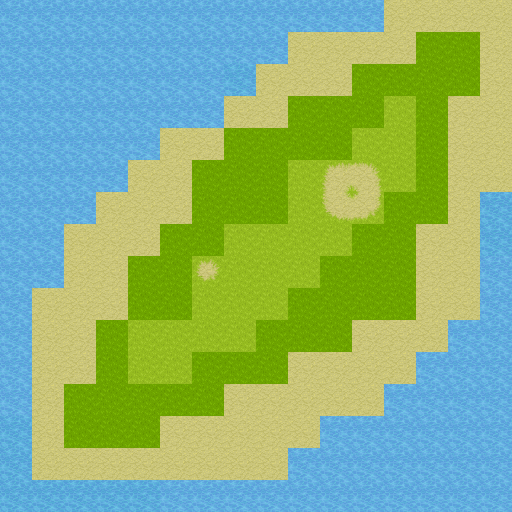

The image is a tile-based game level rendered from a .tmx file. Its description and complete source (layers, tilesets, objects, tile grids) follow:
An orthogonal 16x16 tile map with 32x32 px tiles, 1 tile layer (Tile Layer 1), 2 tilesets.

<map version="1.8" tiledversion="1.8.4" orientation="orthogonal" renderorder="right-down" width="16" height="16" tilewidth="32" tileheight="32" infinite="0" nextlayerid="2" nextobjectid="1">
 <tileset firstgid="1" source="[A]Grass_pipo.tsx" />
 <tileset firstgid="529" source="[A]Water_pipo.tsx" />
 <layer id="1" name="Tile Layer 1" width="16" height="16">
  <data encoding="csv">
983,983,983,983,983,983,983,983,983,983,983,983,15,15,15,15,
983,983,983,983,983,983,983,983,983,15,15,15,15,207,207,15,
983,983,983,983,983,983,983,3287,15,15,15,207,207,207,207,15,
983,983,983,983,983,983,983,15,15,207,207,207,351,207,15,15,
983,983,983,983,983,15,15,207,207,207,207,351,351,207,15,15,
983,983,983,983,15,15,207,207,207,351,9,10,351,207,15,15,
983,983,983,15,15,15,207,207,207,351,17,18,207,207,15,3287,
983,983,15,15,15,207,207,351,351,351,351,207,207,15,15,3287,
983,983,15,15,207,207,1,351,351,351,207,207,207,15,15,983,
983,15,15,15,207,207,351,351,351,207,207,207,207,15,15,983,
983,15,15,207,351,351,351,351,207,207,207,15,15,15,983,983,
983,15,15,207,351,351,207,207,207,15,15,15,15,983,983,983,
983,15,207,207,207,207,207,15,15,15,15,15,983,983,983,983,
3287,15,207,207,207,15,15,15,15,15,983,983,983,983,983,983,
3287,15,15,15,15,15,15,15,15,983,983,983,983,983,983,983,
3287,3287,3287,3287,3287,983,983,983,983,983,983,983,983,983,983,983
</data>
 </layer>
</map>
